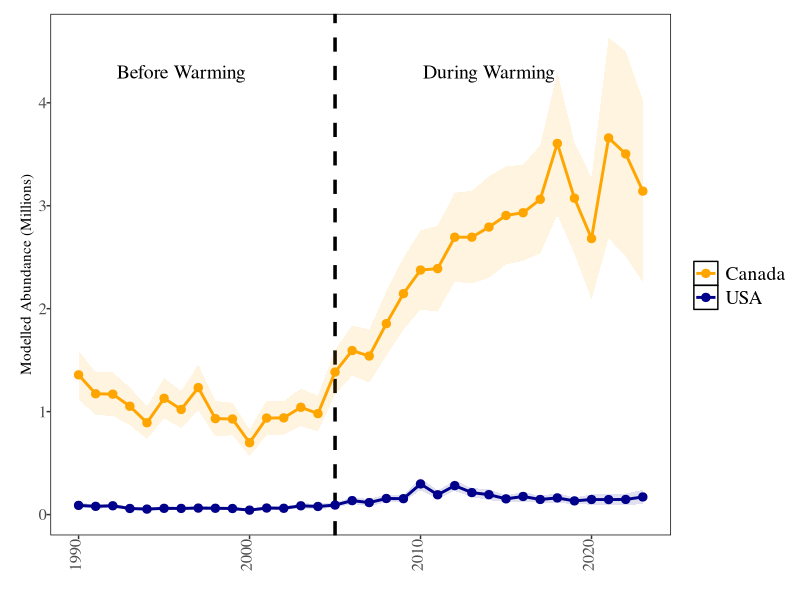
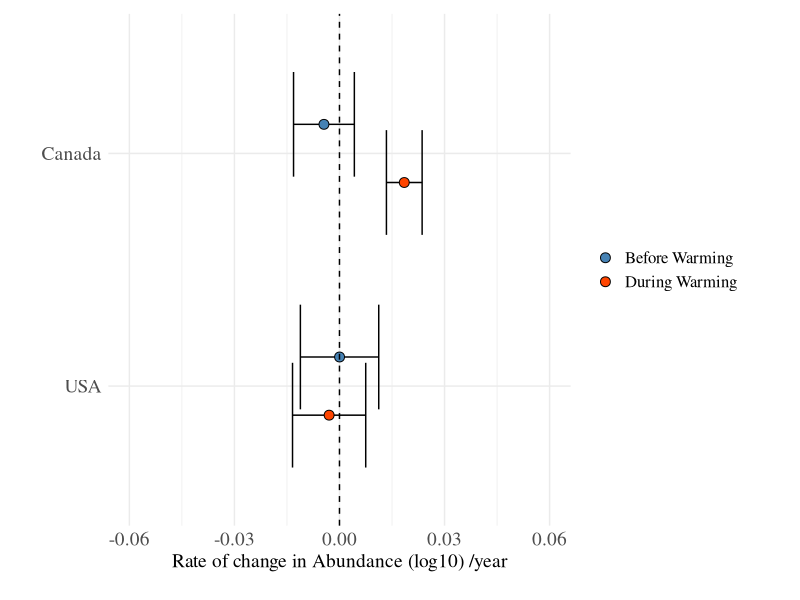
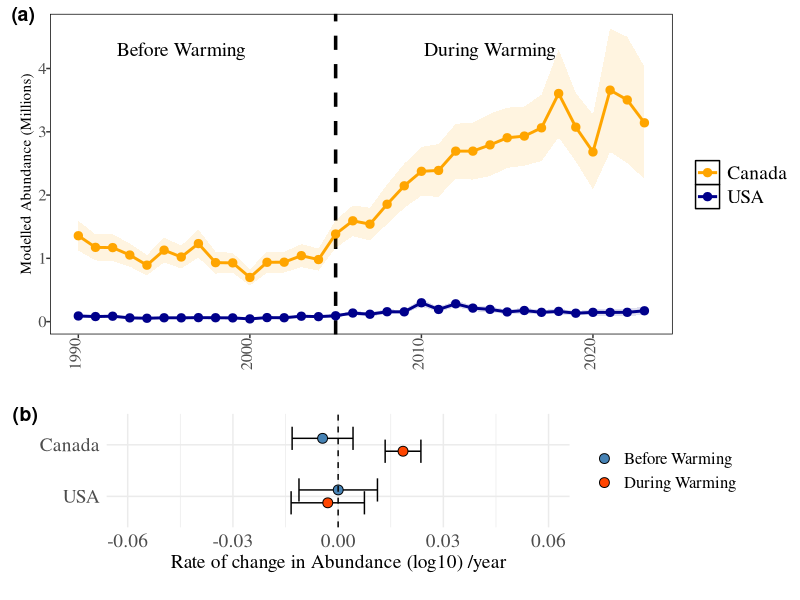
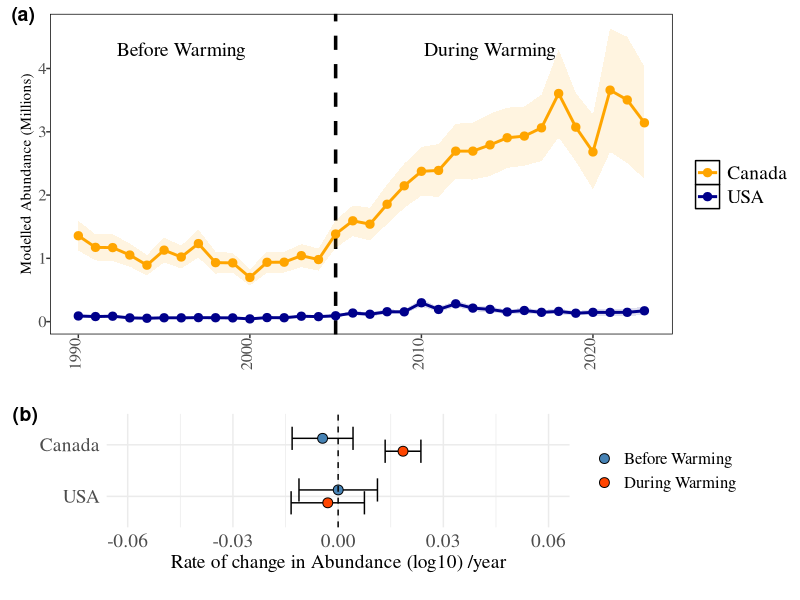

The R source for these figures, in order: (Note: this script raises an error after producing the figures.)
library(tidyverse)
library(broom)
library(dplyr)

library(ggplot2)
library(cowplot)
library(patchwork)
library(RColorBrewer)

library(grid)  # For unit() function
#theme----
theme_replace(panel.grid.minor = element_blank(), panel.grid.major = element_line(colour="black"),
              
              strip.background=element_rect(colour="black",fill="white"))

theme_set(theme_bw())

theme_replace(legend.key =element_rect(colour="black",fill="white"),
              
              plot.margin = unit(c(1.5,3,1.5,1), "cm"),
              
              #plot.margin=margin(3,4,4,0),
              
              #plot.margin=margin(3,4,4,0),
              
              plot.title=element_text(size=16,vjust=1.5,family="serif"),
              
              legend.background=element_rect(size=.9,colour="white",fill="white"),
              
              strip.text=element_text(size=14,family="serif",angle=0),
              
              panel.border = element_rect(colour = "black",fill=NA),
              
              panel.grid.minor = element_blank(), panel.grid.major = element_blank(),
              
              strip.background=element_rect(colour="black",fill="white"),
              
              axis.text.x = element_text(angle = 90, vjust = 0.2, hjust=1,size=12,family="serif"),
              
              axis.text.y = element_text(angle = 0, vjust = 0.5, hjust=1,size=12,family="serif"),
              
              axis.title.x=element_text(size=12,hjust=0.5,vjust=-2,family="serif"))

pd <- position_dodge(.5)
#END theme----
# Plot abuncance indexed regions ----

FigAbd.Region.Spring <- read.csv(here::here("2025-04-23/Output/IndexAbundance/abundance_ind_Region.Spring.csv"),row.names=NULL)
names(FigAbd.Region.Spring)

Reg_SlopSpring <- read.csv(here::here("2025-04-23/Output/IndexAbundance/RegionAbdSlope.Spring.csv"),row.names=NULL)
names(Reg_SlopSpring)
#To estimate the proportion ot toal abundance by Season, I have to do it here as teh script in 3.3Regional_Proportions can only easily be run if you have VAST
Reg_Prop<-read.csv(here::here("2025-04-23/Output/Proportions/proportions_and_density_Regional.csv"))
#isolate spring 
Reg_Prop_Spring <- subset(Reg_Prop, Reg_Prop$Season == "Spring")
names(Reg_Prop_Spring)
#plot check and adding vars to figure out proportion before and during warming.----
Reg_Prop_Spring$Period<-NULL
Reg_Prop_Spring$Period[Reg_Prop_Spring$Year<2006]<-"Before Warming"
Reg_Prop_Spring$Period[Reg_Prop_Spring$Year>2005]<-"During Warming"
Reg_Prop_Spring$Region<-factor(Reg_Prop_Spring$Index_Region)
names(Reg_Prop_Spring)
library(dplyr)

popr <- Reg_Prop_Spring %>%
  group_by(Period) %>%
  mutate(Total_EstimateForPeriod = sum(Index_Estimate)) %>%
  ungroup() %>%
  group_by(Period, Region) %>%
  summarise(Total_EstimateForRegion = sum(Index_Estimate), 
            Total_EstimateForPeriod = first(Total_EstimateForPeriod)) %>%
  mutate(Prop = Total_EstimateForRegion / Total_EstimateForPeriod * 100) %>%
  ungroup()

Regiona_Proportion_Plot_Spring<-ggplot(Reg_Prop_Spring, aes(x = Year, y = Proportion, fill = Index_Region)) +
  geom_area() +
  scale_fill_manual(values = c("orange", "darkblue")) +
  labs(
    title = "Mean Proportion of Total Est. Abun. Spring",
    x = "Year",
    y = "Proportion of Total (%)",
    fill = NULL
  ) +
  geom_vline(xintercept = 2006, linetype = "dashed", color = "black", size = 1)
##END adding vars to figure out proportion before and during warming.----
popr
##Figure ABD Panel A----
regpal<- c("orange", "darkblue")
colbline<-brewer.pal(3, "Dark2")
custom_labels <- c(
  "Canada: Before (93.9%), During (94%)",
  "USA:    Before ( 6.1%), During ( 6%)"
)
ARegionalPlot<- 
  ggplot(data = FigAbd.Region.Spring, aes(x = Year, y = Index_Estimate/1000000),group=Region)+
  geom_vline(xintercept=2005,lty=2,lwd=1.2)+
  #geom_errorbar(data =  FigAbd.Region.Spring, aes(x = Year, ymin = (Index_Estimate/1000000 - Index_SD/1000000), ymax = (Index_Estimate/1000000 + Index_SD/1000000), color = Region, group = Region), alpha = 0.65) +
  geom_ribbon(aes(x = Year, ymin = Index_Estimate/1000000 - Index_SD/1000000, 
                  ymax = Index_Estimate/1000000 +Index_SD/1000000, 
                  fill = Region), alpha = 0.12) +  # Use geom_ribbon for the SE band
  geom_line(aes(color =  Region), linewidth = 1) +                         # Line for the group
  geom_point(aes(color = Region), shape = 19,size=2.5) +                        # Points for data
  scale_fill_manual(values = regpal) +                    # Custom fill colors
  scale_color_manual(values = regpal) +
  # Combine legends
  guides(color = guide_legend(title = ""),
         fill = "none") + 
  labs(y="Modelled Abundance (Millions)", x="")+
  guides(color = guide_legend(title = ""))+
  annotate("text", x = 1996, y = 4.3, label = "Before Warming", color = "black", size = 5,family = "serif") +
  annotate("text", x = 2014, y = 4.3, label = "During Warming", color = "black", size = 5,family = "serif") +
  #Before
 # annotate("text", x = 1995, y = 3.1, label = "94%", color = "black", size = 4) +
#  annotate("segment", x = 1995, xend = 1995, y = 2.7, yend = 2, arrow = arrow(length = unit(.2, "cm"),type="closed")) +
 # annotate("text", x = 1992, y = .85, label = "6%", color = "black", size = 4) +
  #annotate("segment", x = 1992, xend = 1992, y = .7, yend = .3, arrow = arrow(length = unit(.2, "cm"),type="closed")) +
  #After
  #annotate("text", x = 2015, y = 6.2, label = "94%", color = "black", size = 4) +
  #annotate("segment", x = 2015, xend = 2015, y = 5.7, yend = 5.2, arrow = arrow(length = unit(.2, "cm"),type="closed")) +
  #annotate("text", x = 2015, y = .9, label = "6%", color = "black", size = 4) +
  #annotate("segment", x = 2015, xend = 2015, y = .7, yend = .3, arrow = arrow(length = unit(.2, "cm"),type="closed")) +
  #annotate("rect", xmin = 2004, xmax = 2014, ymin = 3, ymax = 5, alpha = 0.2, fill = "red") +
  theme(text = element_text(family = "serif"),  
        legend.box.background = element_blank(), # Transparent legend box
        legend.position.inside = c(.15,.7),
        legend.text = element_text(size = 14,family="serif"),
        plot.margin=margin(10, 5, 10, 15))
ARegionalPlot
#END Figure ABD A----
#Figure ABD RATE----
Reg_SlopSpring$Ord2Region<-factor(Reg_SlopSpring$Index_Region, levels=c("USA","Canada"))

Reg_SlopSpring$RevPeriod <- factor(Reg_SlopSpring$Period, levels = c("During Warming", "Before Warming")) 
RegionRatesPlot<-
  ggplot(Reg_SlopSpring , aes(x = factor(Ord2Region), y = estimate,fill=RevPeriod)) +
  geom_errorbar(aes(ymin = conf.low, ymax = conf.high), position = pd) +
  geom_point(shape = 21, size = 3, position = pd) +
  guides(fill = guide_legend(reverse = TRUE)) +  # Reverse the legend order
  scale_fill_manual(values = c("orangered","steelblue" ))+ #Reverse the colors
  coord_flip() +
  geom_hline(yintercept = 0, linetype = "dashed") + # Dashed line for y=0
  ylim(-0.06, 0.06) +
  theme_minimal() + # A cleaner minimal theme
  theme(
    text = element_text(family = "serif"),  
    legend.position.inside = c(0.25, 0.6),               # Position of the legend
    legend.box.background = element_blank(), # Transparent legend box
    legend.title = element_blank(),             # Hide legend title
    legend.text = element_text(size = 12, family = "serif"), # Customize legend text
    axis.text = element_text(size = 14),      # Customize x-axis label
    axis.title.y = element_blank(),             # Remove y-axis label
    axis.title.x = element_text(size = 14),      # Customize x-axis label
    plot.margin=margin(10,40,20,30))+
  xlab("") +                                     # Clear x-axis label
  ylab("Rate of change in Abundance (log10) /year")
RegionRatesPlot
Figure2AbdAbdRates<-plot_grid(ARegionalPlot, RegionRatesPlot, nrow = 2,rel_heights = c(2, 1),labels = c("(a)", "(b)"))#,align = "v", axis = "lr") # Add labels
Figure2AbdAbdRates
#ggsave(here::here("R/DataforFinalFigs/Figure2AbdAbdRates.tiff"), plot = Figure2AbdAbdRates, dpi = 600, width = 8, height = 6, units = "in", device = "tiff")
# END Plot abundance indexed regions  ----
ggsave(here::here("NancBranchDataScript/FancyFiguresforMS/Figure2AbdAbdRates.jpeg"), plot = Figure2AbdAbdRates, dpi = 600, width = 8, height = 6, units = "in", device = "jpeg")
#EOA plots and table for supplemental----

# PLOT EAO,----
eaothresh <- read.csv(here::here("R/DataforFinalFigs/Area_ThresholdsforEAO.csv"))
names(EAOcc_DF_Region_Spring)

##PlotEOA----
#IN Appendix S1 Fig S EAO 
EAOplot<-ggplot(area_thresholds %>% filter(Threshold == 90), 
                  aes(x = Year, y = Area_Threshold, color = Region, group = Region)) +
  geom_line(size = 1) +
  geom_point(size = 2) +
  scale_fill_manual(values = regpal) +                    # Custom fill colors
  scale_color_manual(values = regpal) +
  labs(title = "Trend in Area Containing 90% of Abundance", 
       x = "Year", 
       y = "Area (km²)",
       color = "Region") +
  guides(color = guide_legend(title = ""))+
  geom_vline(xintercept=2005,lty=2,lwd=1.2)+
  theme(text = element_text(family = "serif"),  
        legend.box.background = element_blank(), # Transparent legend box
        legend.position.inside = c(.15,.7),
        legend.text = element_text(size = 14,family="serif"),
        plot.margin=margin(10, 5, 10, 15))
EAOplot
##END PlotEOA----
ggsave(here::here("NancBranchDataScript/FancyFiguresforMS/EAOplot.jpeg"), plot = EAOplot, dpi = 600, width = 8, height = 6, units = "in", device = "jpeg")

## PlotEAOvsAbd----
PlotEAOAbd<- ggplot(area_thresholds %>% filter(Threshold == 90),
                 aes(y = log10(Area_Threshold), x = log10(Total_Abundance))) +
  geom_point(aes(color = Period), size = 2, alpha = 0.8) +
  geom_smooth(method = "lm", se = TRUE,
              aes(group = interaction(Region, Period), color = Period)) +
  stat_poly_eq(
    aes(group = interaction(Region, Period), color = Period,
        label = paste(after_stat(eq.label),
                      after_stat(rr.label),
                      after_stat(p.value.label), sep = "~~~")),
    formula = y ~ x,
    parse = TRUE,
    label.x.npc = "left",
    label.y.npc = 0.9,
    size = 3
  ) +
  facet_wrap(Region~., scales = "free") +
  labs(title = "Area vs Annual Abundance by Region",
       x = "Total Annual Abundance",
       y = "Area (sqkm)",
       color = "Period") +
  theme_minimal()
PlotEAOAbd
## END PlotEAOvsAbd----
ggsave(here::here("NancBranchDataScript/FancyFiguresforMS/PlotEAOAbd.jpeg"), plot = PlotEAOAbd, dpi = 600, width = 8, height = 6, units = "in", device = "jpeg")

#LOAD Sup2DataPlots.R and alter MakingMapArrowsandTables.r
cogreg<- read.csv(here::here("R/DataforFinalFigs/centroid_dataRegionalforFig.csv"))
cogregslope<- read.csv(here::here("R/DataforFinalFigs/COGSlopeCI_Regional.csv"))
names(cogregslope)
unique(cogreg$Season)
cogreg_spring<-cogreg[cogreg$Season=="Spring",]
centroid_reg_sf_spr <- st_as_sf(cogreg_spring, coords = c("centroid_longitude", "centroid_latitude"))
st_crs(centroid_reg_sf_spr) <- crs
centroid_reg_sf_spr <- na.omit(centroid_reg_sf_spr)

#CA
cogCA<- read.csv(here::here("R/DataforFinalFigs/centroid_dataCAforFig.csv"))
names(cogCA)
cogCA_spr<- subset(cogCA, cogCA$Season=="Spring")
unique(cogCA$Stratum)
cogCA_spr$ordCoreArea<-factor(cogCA_spr$Stratum, levels=c("Nantucket","Georges","CapeCod","EGOM","BOF","Browns","Sable","Gully","CapeBreton","HaliChan","GrandBanks","GBTail"))
unique(cogCA_spr$ordCoreArea)
centroid_CA_sf_spr <- st_as_sf(cogCA_spr, coords = c("centroid_longitude", "centroid_latitude"))
st_crs(centroid_CA_sf_spr) <- crs
centroid_CA_sf_spr <- na.omit(centroid_CA_sf_spr)

cogCAslope<- read.csv(here::here("R/DataforFinalFigs/COGSlopeCI_CoreAreas.csv"))

names(cogregslope)

#Plot COGMap----
COG_Reg_map<-ggplot() +
  geom_sf(data = contours, color="lightblue") +
  geom_sf(data = All_region_df,  fill = NA) +
  geom_sf(data = EEZ, color="black",lty=1,lwd=.8) +
  geom_sf(data = Hague,  fill = NA,lty=1,lwd=.8) +
  geom_sf(data = land, fill = "grey") +  
  geom_sf(data = centroid_reg_sf_spr, aes(color = Year),size =1.5, alpha = .5,shape=16) +  
  xlim(-70.5, -48) + ylim(39.5, 50)+
  labs(title = "", x = "",y = "",
       color = "Year") +
  scale_color_gradientn(colors = c("darkblue",  "lightblue","orange", "red"), limits = range(centroid_reg_sf_spr$Year)) +
  geom_segment(data = arrow_dataRegion,aes(x = x,y = y,xend = xend,yend = yend),
               arrow = arrow(length = unit(0.35, "cm")),
               color = "black",
               alpha = .7,
               size = 1.5) +
    annotate("text",x=-69,y=45,label="USA", vjust = 0,color = "black",size = 3.5) +
  annotate("text",x=-66.,y=46,label="Canada", vjust = 0,color = "black",size = 3.5) +
  theme_bw()+
  theme(text = element_text(family = "serif",size =12),  
        legend.key.size = unit(0.2, "cm"),  # Reduce legend key size
        legend.position = c(0.75, 0.2),                 # Position of the legend
        legend.direction = "horizontal",
        legend.box.background =element_rect(color = "black",fill = "white",linewidth = .5),
        legend.box.margin = margin(t = 0, r = 0, b = 0, l = 0),
        legend.title = element_blank(),             # Hide legend title
        legend.text = element_text(angle=45,size = 7, family = "serif",h=1), # Customize legend text
        axis.title.y = element_blank(),             # Remove y-axis label
        axis.title.x = element_blank(),      # Customize x-axis label
        #axis.text.x = element_blank(),      # Customize x-axis label
        plot.margin=margin(0,0,0,0))
COG_Reg_map
#END READ IN FILE AND PLOT COG Region ----
#Plot COG CA----
#Don't forget to run arrows in MakingMapArrowsandTables.r

COG_CA_map<-ggplot() +
  geom_sf(data = contours, color="lightblue") +
  geom_sf(data = CoreAreas_df, fill = "transparent",lwd=1,color="steelblue",lty=1) +
  geom_sf(data = All_region_df,  fill = NA) +
  geom_sf(data = EEZ, color="black",lty=1,lwd=.8) +
  geom_sf(data = Hague,  fill = NA,lty=1,lwd=.8) +
  geom_sf(data = land, fill="grey") +
  geom_sf(data = centroid_CA_sf_spr, aes(color = Year),size =1.5, alpha = .5,shape=16) +  # Adjust size and alpha here
  #labs(title = "Centre of Gravity (Mean) within Core Areas:Spring", x = "Longitude", y = "Latitude",
  #   color = "Year") +
  scale_color_gradientn(colors = c("darkblue",  "lightblue","orange", "red"), limits = range(centroid_CA_sf_spr$Year)) +
  annotate("text",x=-69,y=45,label="USA", vjust = 0,color = "black",size = 3.5) +
  annotate("text",x=-66,y=46,label="Canada", vjust = 0,color = "black",size = 3.5) +
  # #annotateCA----
#annotate("text",x=-69.7,y=40.5,label="NanSh", color = "black",size = 2.9) +
#  annotate("text",x=-68.5,y=43.1,label="EGoM", vjust = 0, color = "black",size = 2.9) +
 # annotate("text",x=-67.1,y=41,label="GB", vjust = 0, color = "black",size = 2.9) +
  #annotate("text",x=-69.5,y=42.1,label="CC", vjust = 0, color = "black",size = 2.9) +
  #annotate("text",x=-66.75,y=43.81,label="BoF", vjust = 0, color = "black",size = 2.9) +
  #annotate("text",x=-66.3,y=42.5,label="BB", vjust = 0, color = "black",size = 2.9) +
  #annotate("text",x=-61.75,y=43.7,label="Sable", vjust = 0, color = "black",size = 2.9) +
  #annotate("text",x=-59,y=44.5,label="Gully", vjust = 0, color = "black",size = 2.9) +
  #annotate("text",x=-59,y=45.8,label="CB", vjust = 0,color = "black",size = 2.9) +
  #annotate("text",x=-69,y=45,label="USA", vjust = 0,color = "black",size = 4) +
  #annotate("text",x=-66.1,y=46,label="Canada", vjust = 0,color = "black",size = 4) +
  #ENDannotateCA----
xlim(-70.5, -48) + ylim(39.5, 50)+
  labs(title = "", x = "",y = "",color = "Year") +
  geom_segment(
    data = arrow_data_CA,
    aes(
      x = x,
      y = y,
      xend = xend,
      yend = yend
    ),
    arrow = arrow(length = unit(0.35, "cm")),
    color = "black",
    alpha = .7,
    size = 1.5
  )+theme_bw()+
  theme(text = element_text(family = "serif",size=12),  
        legend.position = "none",               # Position of the legend
        legend.direction = "horizontal",
        legend.box.background =element_rect(color = "black",fill = "white",linewidth = .5),
        legend.box.margin = margin(t = 5, r = 5, b = 5, l = 5),
        legend.title = element_blank(),             # Hide legend title
        legend.text = element_text(angle=45,size = 12, family = "serif",h=1), # Customize legend text
        axis.title.y = element_blank(),             # Remove y-axis label
        #axis.title.x = element_blank(),      # Customize x-axis label
        plot.margin=margin(.1,.1,.5,.1))
COG_CA_map
#END PLOT COG CA ----
# Ensure both plots have identical margins
COG_Reg_map <- COG_Reg_map + theme(plot.margin = margin(0, 0,0,0),axis.title.y = element_blank())
COG_CA_map <- COG_CA_map + theme(plot.margin = margin(0, 0,0,0),axis.title.y = element_blank())

# Combine plots with better alignment
COGCombo <- plot_grid(
  COG_Reg_map, 
  COG_CA_map, 
  nrow = 2, 
  #rel_heights = c(1,2),rel_widths =c(1,1), 
  labels = c("(a)", "(b)"), 
  align = "vh",  # Align both horizontally and vertically
  axis = "tblr"  # Align all axes
)
COGCombo
ggsave(here::here("NancBranchDataScript/FancyFiguresforMS/COGCombo.jpeg"), plot = COGCombo, dpi = 600, width = 8, height = 6, units = "in", device = "jpeg") 

#Making supplemental tables for distances and for slopes----
#Distance Table
COGSupptable<-merge(COGRegMovement,COGCoreMovement,all=T)
COGSupptable <- COGSupptable %>%
  mutate(Region_CoreArea= factor(Region_CoreArea, 
                                 levels = c("Canada", "USA", "Nantucket","Georges","CapeCod","EGOM","BOF","Browns","Sable","Gully","CapeBreton","GrandBanks","GBTail","HaliChan"), ordered = F))  %>%  # Custom order for Period
  arrange(Region_CoreArea, Period)

COGSupptable.ft <- flextable(COGSupptable)
# Format the numeric columns with 2 decimal places
COGSupptable.ft <- COGSupptable.ft%>%
  colformat_double(j = c("Long.Start", "Lat.Start",
                         "Long.End", "Lat.End", 
                         "Distance(km)","Dist_per_year"), digits = 2) %>%
  colformat_char(j = c("Region_CoreArea", "Period"))%>%
  set_table_properties(layout = "fixed")  # Ensure row order is maintained  # Ensure text columns are left as is



# Display the formatted table
COGSupptable.ft
autofit(COGSupptable.ft) #adjusts the column widths to fit the content.
# Create a Word document
doc <- read_docx()
# Add the flextable to the document
COGSupptabledoc2 <- body_add_flextable(doc, value = COGSupptable.ft)

# Save the document
print(COGSupptabledoc2, target = here::here("NancBranchDataScript/FancyFiguresforMS/COGSupptabledoc2.docx"))
#SLOPES Table
cogregslope_spr<-cogregslope[cogregslope$Season=="Spring",]
cogCAslope_spr<-cogCAslope[cogCAslope$Season=="Spring",]

COGSlopeSupptable<-merge(cogregslope_spr,cogCAslope_spr,all=T)
names(COGSlopeSupptable)
COGSlopeSupptable <- COGSlopeSupptable %>%
  mutate(Region_CoreArea= factor(Stratum, 
                                 levels = c("Canada", "USA", "Nantucket","Georges","CapeCod","EGOM","BOF","Browns","Sable","Gully","CapeBreton","GrandBanks","GBTail","HaliChan"), ordered = F))  %>%  # Custom order for Period
  arrange(Region_CoreArea, Period)
COGSlopeSupptable
df <- df %>% select(col3, col1, col2)
COGSlopeSupptable <- COGSlopeSupptable %>%
  select("Region_CoreArea", "Period","AxesNE",
         "term", "estimate", "std.error", "statistic",
         "p.value", "conf.low", "conf.high") 

COGSlopeSupptable.ft <- flextable(COGSlopeSupptable)
names(COGSlopeSupptable)
# Format the numeric columns with 2 decimal places
COGSlopeSupptable.ft <- COGSlopeSupptable.ft%>%
  colformat_double(j = c("term","estimate","std.error","statistic",
                         "p.value","conf.low", "conf.high"), digits = 2) %>%  
    colformat_char(j = c("Region_CoreArea", "Period","AxesNE"))%>%
  set_table_properties(layout = "autofit")  # Ensure row order is maintained  # Ensure text columns are left as is

COGSlopeSupptable.ft
autofit(COGSlopeSupptable.ft) #adjusts the column widths to fit the content.
# Create a Word document
doc <- read_docx()
# Add the flextable to the document
COGSlopeSupptabledoc2 <- body_add_flextable(doc, value = COGSlopeSupptable.ft)

# Save the document
print(COGSlopeSupptabledoc2, target = here::here("NancBranchDataScript/FancyFiguresforMS/COGSlopeSupptabledoc2.docx"))
#END Making supplemental tables for distances and for slopes----

#FOR COG SUPPLEMENTAL USING CA DATA----

#Plot script from 05_Centre of gravity
#plot for Supplemental COG Lat vs Long by Core Area----
suppcogca<-ggplot(cogCA_spr, aes(x = centroid_longitude, y = centroid_latitude, color = Year)) +
  geom_point(na.rm=TRUE,alpha=1,size=1.5,shape=19) +
  labs(title = "Center of Gravity by Core Area: Spring",
       x = "Longitude",
       y = "Latitude",
       color = "Year") +
  scale_color_gradientn(colors = c("darkblue",  "lightblue","orange", "red"), limits = range(cogCA_spr$Year)) +
  theme_bw()+
  theme(axis.text.x=element_text(angle=90))+
  facet_wrap(.~ordCoreArea,scales="free",nrow=3)
suppcogca
#END plot for Supplemental COG Lat vs Long by Core Area----
ggsave(here::here("NancBranchDataScript/FancyFiguresforMS/FigureSUPPCOG_CAMap.jpeg"), plot =suppcogca, dpi = 600, width = 8, height = 6, units = "in", device = "jpeg") 

# PLOT COG Slopes and CI CORE AREAS and combine----
COGSlopeCI$ord2Core_Area <- factor(COGSlopeCI$ordCore_Area,levels = rev(unique(COGSlopeCI$ordCore_Area)))                               
unique(COGSlopeCI$ord2Core_Area)
unique(COGSlopeCI$ordCore_Area)
p1<-ggplot(COGSlopeCI[COGSlopeCI$AxesNE=="Latitude",] , aes(x = (ord2Core_Area), y = estimate,fill=Period)) +
  geom_errorbar(aes(ymin = conf.low, ymax =conf.high),position=pd)+
  geom_point(shape=21, size = 2,position=pd) +
  scale_fill_manual(values=c("steelblue", "orangered"))+
  geom_vline(xintercept = seq(1.5, length(unique(COGSlopeCI$ord2Core_Area)) - 0.5, by = 1),color = "gray", linetype = "solid", size = 0.5)+
  #geom_vline(xintercept=c(1.5,2.5),lty=2,col="gray50")+
  geom_hline(yintercept=0,lty=2)+#geom_text(aes(label=paste("R2=",signif(R2,digits=2)),x=1.2,y=min(slope)),cex=2)+
  #scale_x_discrete(limits = rev(levels(factor(COGSlopeCI$ordCore_Area))))+ 
  ylim(-0.018,0.018)+
  xlab("")+  ylab("Rate of change (DD/yr)")+
  annotate("text", x = 1.6, y = .015, label = "North", hjust = 0,size=4,family="serif") +
  annotate("text", x = 1.6, y = -.012, label = "South", hjust = 0,size=4,family="serif") +
  labs(tag = "(a) Latitude")+
  theme(plot.tag.position = c(.3, 1.1),plot.tag = element_text(family = "serif"),
        axis.text.x =element_text(angle=90), 
        axis.title.y = element_text(margin = margin(r = 5)),  #  space for y-axis label
        plot.margin = margin(5.5, 5.5, 5.5, 5.5))  # Increase left margin


p2<-ggplot(COGSlopeCI[COGSlopeCI$AxesNE=="Longitude",] , aes(x = ordCore_Area, y = estimate,fill=Period)) +
  geom_errorbar(aes(ymin = conf.low, ymax =conf.high),position=pd)+
  geom_point(shape=21, size = 2,position=pd) +
  scale_fill_manual(values=c("steelblue", "orangered"))+
  ylim(-0.018,0.018)+
  coord_flip() +
  geom_vline(xintercept = seq(1.5, length(unique(filtered_df$ordCore_Area)) - 0.5, by = 1),color = "gray", linetype = "solid", size = 0.5)+
  geom_hline(yintercept=0,lty=2)+#geom_text(aes(label=paste("R2=",signif(R2,digits=2)),x=1.2,y=min(slope)),cex=2)+
  xlab("")+  ylab("Rate of change (DD/yr)") +
  annotate("text", x = 3, y = -.017, label = "West", hjust = 0,size=4,family="serif") +
  annotate("text", x = 3, y = .009, label = "East", hjust = 0,size=4,family="serif") +
  labs(tag = "(b) Longitude",title=NULL)+
  theme(plot.tag.position = c(.3, 1.1),plot.tag = element_text(family = "serif"),
        axis.text.x=element_text(angle=90),
        axis.title.x= element_text(margin = margin(b = 0)),  # Bring x-axis label closer
        plot.margin = margin(5.5, 5.5, 5.5, 5.5))


combined <- (p1 | p2) +
  plot_layout(guides = "collect") &
  theme(
    legend.title=element_blank(),legend.text=element_text(family="serif"),
    legend.position = "bottom",
    legend.box = "horizontal",
    legend.margin = margin(0, 0, 0, 0),
    legend.spacing.x = unit(0.2, 'cm'),
    plot.margin = margin(30, 0, 0, 5)
  )
combined
# Save with optimal dimensions for publication
#ggsave("combined_figure.pdf", combined, width = 10, height = 5, 
#      dpi = 300, device = cairo_pdf)
##END Combine----
ggsave(here::here("R/DataforFinalFigs/FigureS2COGCA.jpeg"), plot = combined, dpi = 600, width =10, height = 5, units = "in", device = "jpeg")
#END FOR SUPPLEMENTAL USING CA DATA----